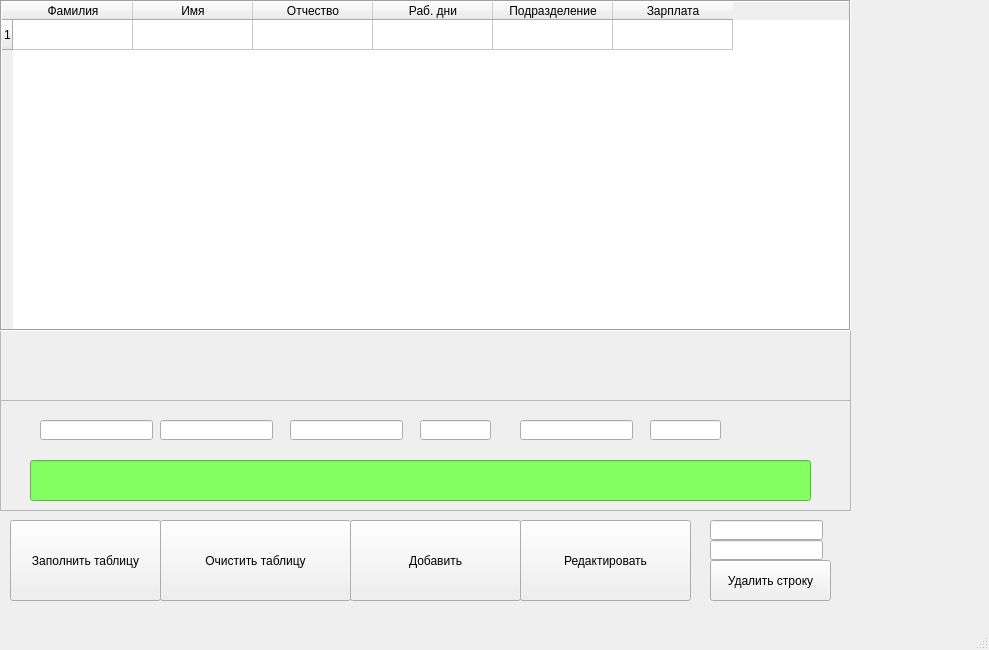
<?xml version="1.0" encoding="UTF-8"?>
<ui version="4.0">
 <class>MainWindow</class>
 <widget class="QMainWindow" name="MainWindow">
  <property name="enabled">
   <bool>true</bool>
  </property>
  <property name="geometry">
   <rect>
    <x>0</x>
    <y>0</y>
    <width>989</width>
    <height>650</height>
   </rect>
  </property>
  <property name="windowTitle">
   <string>Список студентов</string>
  </property>
  <widget class="QWidget" name="centralwidget">
   <widget class="QFrame" name="frame">
    <property name="geometry">
     <rect>
      <x>0</x>
      <y>0</y>
      <width>851</width>
      <height>401</height>
     </rect>
    </property>
    <property name="frameShape">
     <enum>QFrame::StyledPanel</enum>
    </property>
    <property name="frameShadow">
     <enum>QFrame::Raised</enum>
    </property>
    <widget class="QTableWidget" name="tableWidget">
     <property name="geometry">
      <rect>
       <x>0</x>
       <y>0</y>
       <width>851</width>
       <height>331</height>
      </rect>
     </property>
     <property name="frameShape">
      <enum>QFrame::Box</enum>
     </property>
     <property name="frameShadow">
      <enum>QFrame::Sunken</enum>
     </property>
     <property name="autoScrollMargin">
      <number>16</number>
     </property>
     <property name="rowCount">
      <number>1</number>
     </property>
     <property name="columnCount">
      <number>6</number>
     </property>
     <attribute name="horizontalHeaderVisible">
      <bool>true</bool>
     </attribute>
     <attribute name="horizontalHeaderDefaultSectionSize">
      <number>120</number>
     </attribute>
     <row>
      <property name="text">
       <string>1</string>
      </property>
     </row>
     <column>
      <property name="text">
       <string>Фамилия</string>
      </property>
     </column>
     <column>
      <property name="text">
       <string>Имя</string>
      </property>
     </column>
     <column>
      <property name="text">
       <string>Отчество</string>
      </property>
     </column>
     <column>
      <property name="text">
       <string>Раб. дни</string>
      </property>
     </column>
     <column>
      <property name="text">
       <string>Подразделение</string>
      </property>
     </column>
     <column>
      <property name="text">
       <string>Зарплата</string>
      </property>
     </column>
     <item row="0" column="0">
      <property name="text">
       <string/>
      </property>
     </item>
    </widget>
   </widget>
   <widget class="QPushButton" name="pushButton_2">
    <property name="geometry">
     <rect>
      <x>160</x>
      <y>520</y>
      <width>191</width>
      <height>81</height>
     </rect>
    </property>
    <property name="text">
     <string>Очистить таблицу</string>
    </property>
   </widget>
   <widget class="QPushButton" name="pushButton_3">
    <property name="geometry">
     <rect>
      <x>350</x>
      <y>520</y>
      <width>171</width>
      <height>81</height>
     </rect>
    </property>
    <property name="text">
     <string>Добавить</string>
    </property>
   </widget>
   <widget class="QFrame" name="frame_2">
    <property name="geometry">
     <rect>
      <x>0</x>
      <y>400</y>
      <width>851</width>
      <height>111</height>
     </rect>
    </property>
    <property name="frameShape">
     <enum>QFrame::StyledPanel</enum>
    </property>
    <property name="frameShadow">
     <enum>QFrame::Raised</enum>
    </property>
    <widget class="QLineEdit" name="lineEdit">
     <property name="geometry">
      <rect>
       <x>30</x>
       <y>60</y>
       <width>781</width>
       <height>41</height>
      </rect>
     </property>
     <property name="palette">
      <palette>
       <active>
        <colorrole role="WindowText">
         <brush brushstyle="SolidPattern">
          <color alpha="255">
           <red>255</red>
           <green>0</green>
           <blue>4</blue>
          </color>
         </brush>
        </colorrole>
        <colorrole role="Button">
         <brush brushstyle="SolidPattern">
          <color alpha="255">
           <red>132</red>
           <green>255</green>
           <blue>98</blue>
          </color>
         </brush>
        </colorrole>
        <colorrole role="Text">
         <brush brushstyle="SolidPattern">
          <color alpha="255">
           <red>255</red>
           <green>0</green>
           <blue>4</blue>
          </color>
         </brush>
        </colorrole>
        <colorrole role="ButtonText">
         <brush brushstyle="SolidPattern">
          <color alpha="255">
           <red>255</red>
           <green>0</green>
           <blue>4</blue>
          </color>
         </brush>
        </colorrole>
        <colorrole role="Base">
         <brush brushstyle="SolidPattern">
          <color alpha="255">
           <red>132</red>
           <green>255</green>
           <blue>98</blue>
          </color>
         </brush>
        </colorrole>
        <colorrole role="Window">
         <brush brushstyle="SolidPattern">
          <color alpha="255">
           <red>132</red>
           <green>255</green>
           <blue>98</blue>
          </color>
         </brush>
        </colorrole>
       </active>
       <inactive>
        <colorrole role="WindowText">
         <brush brushstyle="SolidPattern">
          <color alpha="255">
           <red>255</red>
           <green>0</green>
           <blue>4</blue>
          </color>
         </brush>
        </colorrole>
        <colorrole role="Button">
         <brush brushstyle="SolidPattern">
          <color alpha="255">
           <red>132</red>
           <green>255</green>
           <blue>98</blue>
          </color>
         </brush>
        </colorrole>
        <colorrole role="Text">
         <brush brushstyle="SolidPattern">
          <color alpha="255">
           <red>255</red>
           <green>0</green>
           <blue>4</blue>
          </color>
         </brush>
        </colorrole>
        <colorrole role="ButtonText">
         <brush brushstyle="SolidPattern">
          <color alpha="255">
           <red>255</red>
           <green>0</green>
           <blue>4</blue>
          </color>
         </brush>
        </colorrole>
        <colorrole role="Base">
         <brush brushstyle="SolidPattern">
          <color alpha="255">
           <red>132</red>
           <green>255</green>
           <blue>98</blue>
          </color>
         </brush>
        </colorrole>
        <colorrole role="Window">
         <brush brushstyle="SolidPattern">
          <color alpha="255">
           <red>132</red>
           <green>255</green>
           <blue>98</blue>
          </color>
         </brush>
        </colorrole>
       </inactive>
       <disabled>
        <colorrole role="WindowText">
         <brush brushstyle="SolidPattern">
          <color alpha="255">
           <red>255</red>
           <green>0</green>
           <blue>4</blue>
          </color>
         </brush>
        </colorrole>
        <colorrole role="Button">
         <brush brushstyle="SolidPattern">
          <color alpha="255">
           <red>132</red>
           <green>255</green>
           <blue>98</blue>
          </color>
         </brush>
        </colorrole>
        <colorrole role="Text">
         <brush brushstyle="SolidPattern">
          <color alpha="255">
           <red>255</red>
           <green>0</green>
           <blue>4</blue>
          </color>
         </brush>
        </colorrole>
        <colorrole role="ButtonText">
         <brush brushstyle="SolidPattern">
          <color alpha="255">
           <red>255</red>
           <green>0</green>
           <blue>4</blue>
          </color>
         </brush>
        </colorrole>
        <colorrole role="Base">
         <brush brushstyle="SolidPattern">
          <color alpha="255">
           <red>132</red>
           <green>255</green>
           <blue>98</blue>
          </color>
         </brush>
        </colorrole>
        <colorrole role="Window">
         <brush brushstyle="SolidPattern">
          <color alpha="255">
           <red>132</red>
           <green>255</green>
           <blue>98</blue>
          </color>
         </brush>
        </colorrole>
       </disabled>
      </palette>
     </property>
     <property name="styleSheet">
      <string notr="true">background-color: rgb(132, 255, 98);
color: rgb(255, 0, 4);
font: 8pt &quot;QuiverItal&quot;;</string>
     </property>
     <property name="text">
      <string/>
     </property>
    </widget>
    <widget class="QLineEdit" name="lineEdit_4">
     <property name="geometry">
      <rect>
       <x>40</x>
       <y>20</y>
       <width>113</width>
       <height>20</height>
      </rect>
     </property>
    </widget>
    <widget class="QLineEdit" name="lineEdit_5">
     <property name="geometry">
      <rect>
       <x>160</x>
       <y>20</y>
       <width>113</width>
       <height>20</height>
      </rect>
     </property>
    </widget>
    <widget class="QLineEdit" name="lineEdit_6">
     <property name="geometry">
      <rect>
       <x>290</x>
       <y>20</y>
       <width>113</width>
       <height>20</height>
      </rect>
     </property>
    </widget>
    <widget class="QLineEdit" name="lineEdit_7">
     <property name="geometry">
      <rect>
       <x>420</x>
       <y>20</y>
       <width>71</width>
       <height>20</height>
      </rect>
     </property>
    </widget>
    <widget class="QLineEdit" name="lineEdit_8">
     <property name="geometry">
      <rect>
       <x>520</x>
       <y>20</y>
       <width>113</width>
       <height>20</height>
      </rect>
     </property>
    </widget>
    <widget class="QLineEdit" name="lineEdit_9">
     <property name="geometry">
      <rect>
       <x>650</x>
       <y>20</y>
       <width>71</width>
       <height>20</height>
      </rect>
     </property>
    </widget>
   </widget>
   <widget class="QPushButton" name="pushButton">
    <property name="geometry">
     <rect>
      <x>10</x>
      <y>520</y>
      <width>151</width>
      <height>81</height>
     </rect>
    </property>
    <property name="text">
     <string>Заполнить таблицу</string>
    </property>
   </widget>
   <widget class="QPushButton" name="pushButton_4">
    <property name="geometry">
     <rect>
      <x>520</x>
      <y>520</y>
      <width>171</width>
      <height>81</height>
     </rect>
    </property>
    <property name="text">
     <string>Редактировать</string>
    </property>
   </widget>
   <widget class="QLineEdit" name="lineEdit_2">
    <property name="geometry">
     <rect>
      <x>710</x>
      <y>520</y>
      <width>113</width>
      <height>20</height>
     </rect>
    </property>
   </widget>
   <widget class="QLineEdit" name="lineEdit_3">
    <property name="geometry">
     <rect>
      <x>710</x>
      <y>540</y>
      <width>113</width>
      <height>20</height>
     </rect>
    </property>
   </widget>
   <widget class="QPushButton" name="pushButton_5">
    <property name="geometry">
     <rect>
      <x>710</x>
      <y>560</y>
      <width>121</width>
      <height>41</height>
     </rect>
    </property>
    <property name="text">
     <string>Удалить строку</string>
    </property>
   </widget>
  </widget>
  <widget class="QMenuBar" name="menubar">
   <property name="geometry">
    <rect>
     <x>0</x>
     <y>0</y>
     <width>989</width>
     <height>26</height>
    </rect>
   </property>
  </widget>
  <widget class="QStatusBar" name="statusbar"/>
 </widget>
 <resources/>
 <connections>
  <connection>
   <sender>pushButton_2</sender>
   <signal>clicked()</signal>
   <receiver>tableWidget</receiver>
   <slot>clearContents()</slot>
   <hints>
    <hint type="sourcelabel">
     <x>319</x>
     <y>349</y>
    </hint>
    <hint type="destinationlabel">
     <x>301</x>
     <y>222</y>
    </hint>
   </hints>
  </connection>
 </connections>
</ui>
